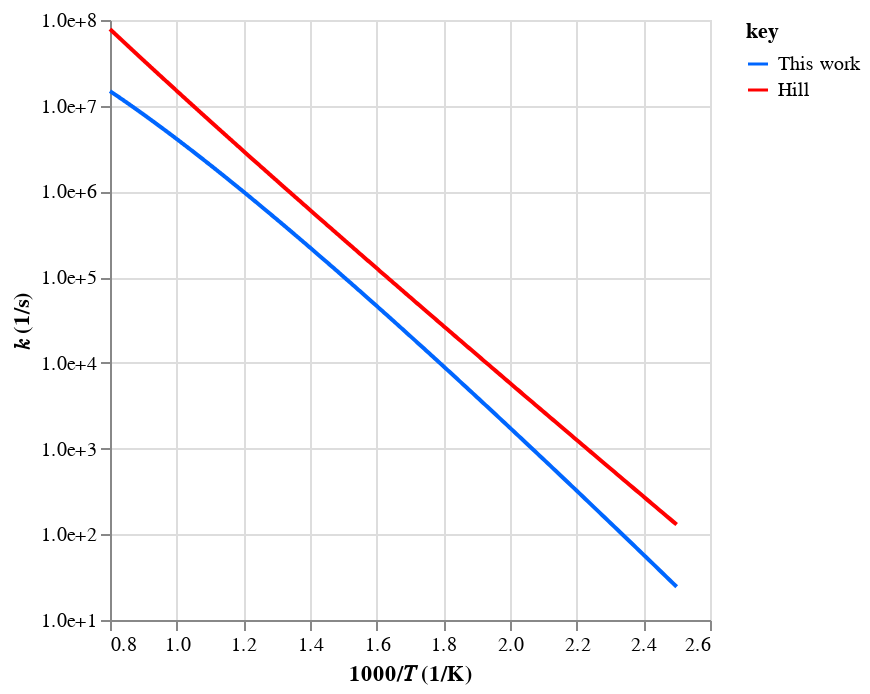
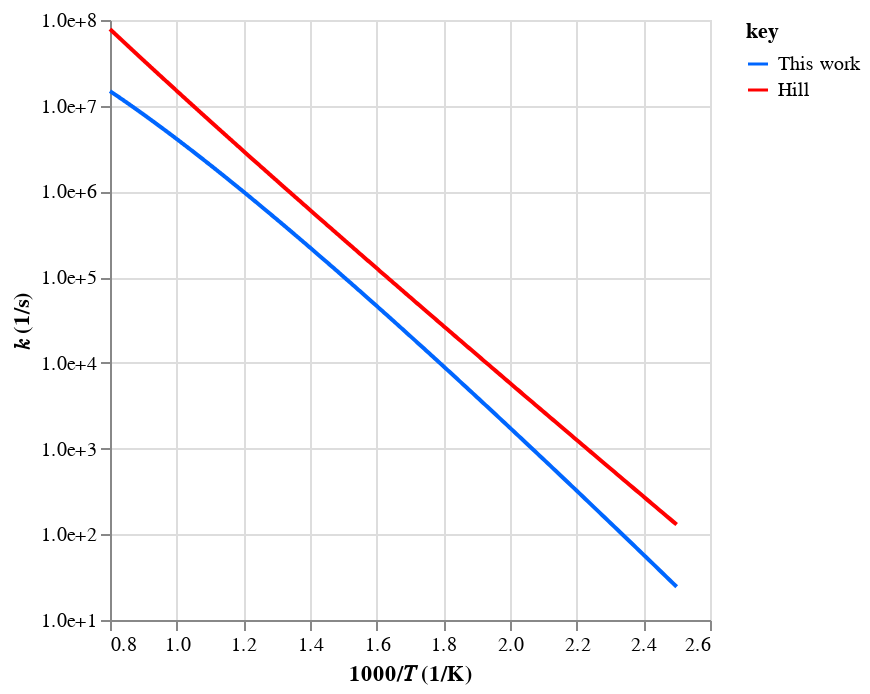
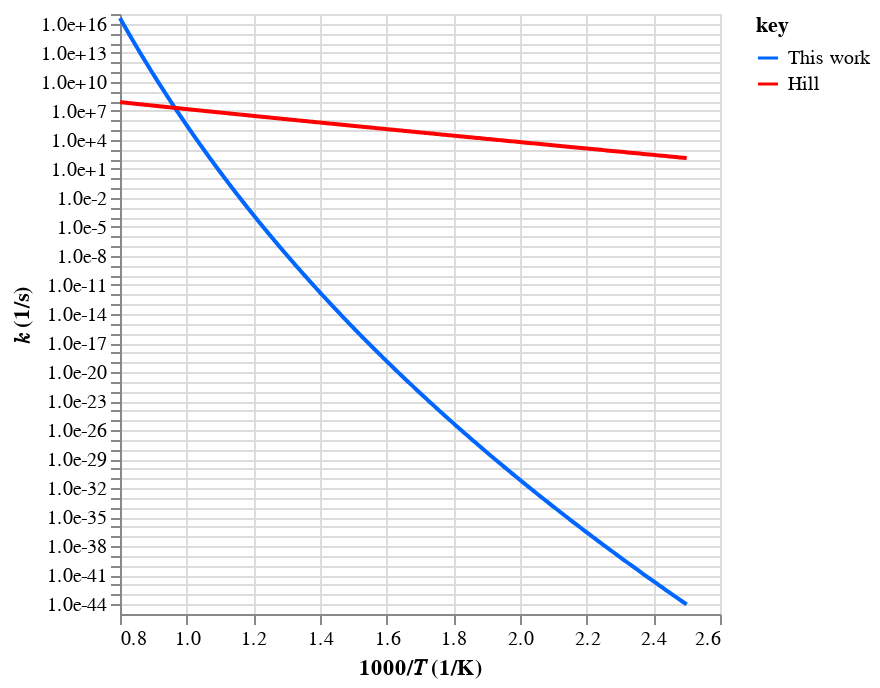
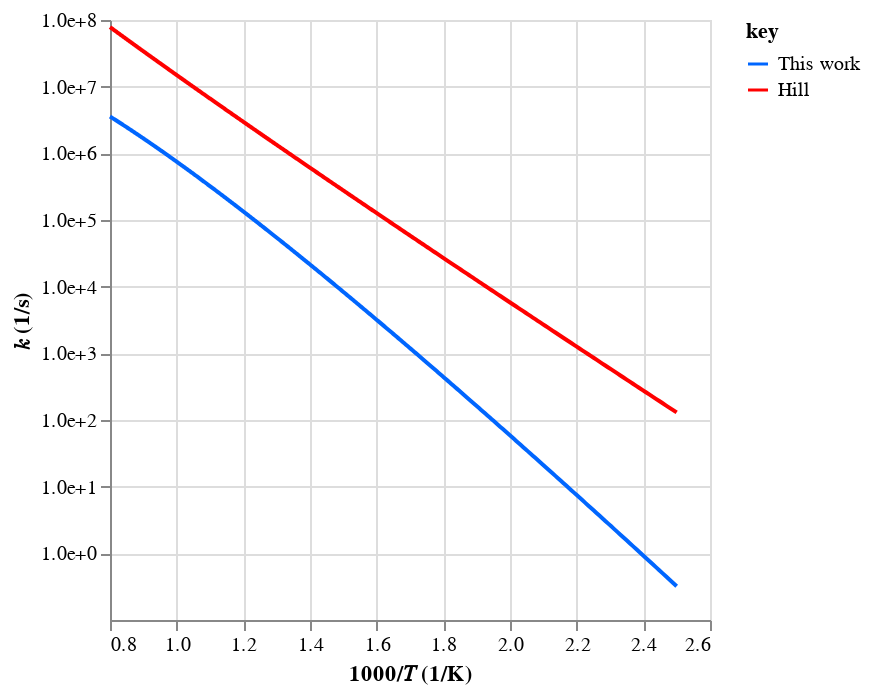

Source (notebook cell) for these figures, in order:
### Code cell
# Check rates
workflow.plot_rates(tag=tag, root_path=root_path)

### Figure 1 — Vega-Lite specification as saved in the notebook (floating-point values rounded to 4 significant figures; data arrays with more than 128 entries replaced by an {"elided": "..."} marker saying what was removed)
{"config": {"view": {"continuousWidth": 300, "continuousHeight": 300}}, "data": {"name": "data-797cf0a2f1ab3d5d18fdd8018aecec90"}, "mark": {"type": "line"}, "encoding": {"color": {"field": "key", "scale": {"domain": ["This work", "Hill"], "range": ["#0066ff", "#ff0000"]}, "type": "nominal"}, "x": {"field": "x", "title": "1000/𝑇 (1/K)", "type": "quantitative"}, "y": {"axis": {"format": ".1e", "values": [10, 100, 1000, 10000, 100000, 1000000, 10000000, 100000000, 1000000000]}, "field": "value", "scale": {"type": "log"}, "title": "𝑘 (1/s)", "type": "quantitative"}}, "transform": [{"fold": ["This work", "Hill"]}], "$schema": "https://vega.github.io/schema/vega-lite/v5.20.1.json", "datasets": {"data-797cf0a2f1ab3d5d18fdd8018aecec90": {"elided": "500 records"}}}

### Figure 2 — Vega-Lite specification as saved in the notebook (floating-point values rounded to 4 significant figures; data arrays with more than 128 entries replaced by an {"elided": "..."} marker saying what was removed)
{"config": {"view": {"continuousWidth": 300, "continuousHeight": 300}}, "data": {"name": "data-797cf0a2f1ab3d5d18fdd8018aecec90"}, "mark": {"type": "line"}, "encoding": {"color": {"field": "key", "scale": {"domain": ["This work", "Hill"], "range": ["#0066ff", "#ff0000"]}, "type": "nominal"}, "x": {"field": "x", "title": "1000/𝑇 (1/K)", "type": "quantitative"}, "y": {"axis": {"format": ".1e", "values": [10, 100, 1000, 10000, 100000, 1000000, 10000000, 100000000, 1000000000]}, "field": "value", "scale": {"type": "log"}, "title": "𝑘 (1/s)", "type": "quantitative"}}, "transform": [{"fold": ["This work", "Hill"]}], "$schema": "https://vega.github.io/schema/vega-lite/v5.20.1.json", "datasets": {"data-797cf0a2f1ab3d5d18fdd8018aecec90": {"elided": "500 records"}}}

### Figure 3 — Vega-Lite specification as saved in the notebook (floating-point values rounded to 4 significant figures; data arrays with more than 128 entries replaced by an {"elided": "..."} marker saying what was removed)
{"config": {"view": {"continuousWidth": 300, "continuousHeight": 300}}, "data": {"name": "data-621b1d52cfc7c1f7b05f10778b9d960a"}, "mark": {"type": "line"}, "encoding": {"color": {"field": "key", "scale": {"domain": ["This work", "Hill"], "range": ["#0066ff", "#ff0000"]}, "type": "nominal"}, "x": {"field": "x", "title": "1000/𝑇 (1/K)", "type": "quantitative"}, "y": {"axis": {"format": ".1e", "values": [1e-44, 1e-43, 1e-42, 1e-41, 1e-40, 1e-39, 1e-38, 1e-37, 1e-36, 1e-35, 1e-34, 1e-33, 1e-32, 1e-31, 1e-30, 1e-29, 1e-28, 1e-27, 1e-26, 1e-25, 1e-24, 1e-23, 1e-22, 1e-21, 1e-20, 1e-19, 1e-18, 1e-17, 1e-16, 1e-15, 1e-14, 1e-13, 1e-12, 1e-11, 1e-10, 1e-09, 1e-08, 1e-07, 1e-06, 1e-05, 0.0001, 0.001, 0.01, 0.1, 1, 10, 100, 1000, 10000, 100000, 1000000, 10000000, 100000000, 1000000000, 10000000000, 100000000000, 1000000000000, 10000000000000, 100000000000000, 1000000000000000, 10000000000000000, 100000000000000000, 1000000000000000000]}, "field": "value", "scale": {"type": "log"}, "title": "𝑘 (1/s)", "type": "quantitative"}}, "transform": [{"fold": ["This work", "Hill"]}], "$schema": "https://vega.github.io/schema/vega-lite/v5.20.1.json", "datasets": {"data-621b1d52cfc7c1f7b05f10778b9d960a": {"elided": "500 records"}}}

### Figure 4 — Vega-Lite specification as saved in the notebook (floating-point values rounded to 4 significant figures; data arrays with more than 128 entries replaced by an {"elided": "..."} marker saying what was removed)
{"config": {"view": {"continuousWidth": 300, "continuousHeight": 300}}, "data": {"name": "data-08ad3532fcaba7fec1d548fdc4cb3337"}, "mark": {"type": "line"}, "encoding": {"color": {"field": "key", "scale": {"domain": ["This work", "Hill"], "range": ["#0066ff", "#ff0000"]}, "type": "nominal"}, "x": {"field": "x", "title": "1000/𝑇 (1/K)", "type": "quantitative"}, "y": {"axis": {"format": ".1e", "values": [1, 10, 100, 1000, 10000, 100000, 1000000, 10000000, 100000000, 1000000000]}, "field": "value", "scale": {"type": "log"}, "title": "𝑘 (1/s)", "type": "quantitative"}}, "transform": [{"fold": ["This work", "Hill"]}], "$schema": "https://vega.github.io/schema/vega-lite/v5.20.1.json", "datasets": {"data-08ad3532fcaba7fec1d548fdc4cb3337": {"elided": "500 records"}}}
